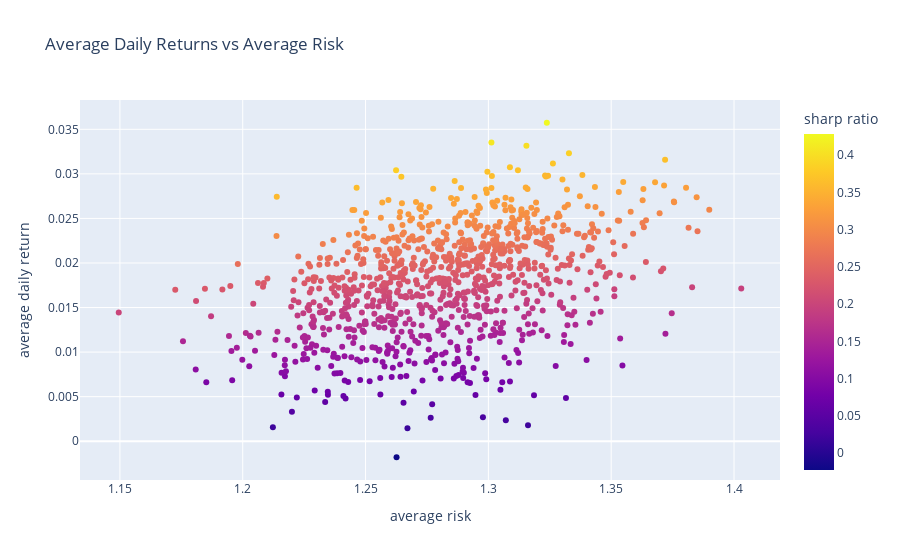

Notebook code cell kept with this figure:
### Code cell
# plot histogram of daily returns
fig = px.scatter(df_portfolio,
                 x='average risk',
                 y='average daily return',
                 color='sharp ratio',
                 title="Average Daily Returns vs Average Risk")
fig.show()

### Figure 1 — Plotly figure (JSON) as saved in the notebook; plotly's stock layout.template omitted (floating-point values rounded to 4 significant figures; data arrays with more than 128 entries replaced by an {"elided": "..."} marker saying what was removed)
{"data": [{"hovertemplate": "average risk=%{x}<br>average daily return=%{y}<br>sharp ratio=%{marker.color}<extra></extra>", "legendgroup": "", "marker": {"color": {"elided": "1000 float values"}, "coloraxis": "coloraxis", "symbol": "circle"}, "mode": "markers", "name": "", "orientation": "v", "showlegend": false, "type": "scatter", "x": {"elided": "1000 float values"}, "xaxis": "x", "y": {"elided": "1000 float values"}, "yaxis": "y"}], "layout": {"coloraxis": {"colorbar": {"title": {"text": "sharp ratio"}}, "colorscale": [[0, "#0d0887"], [0.1111, "#46039f"], [0.2222, "#7201a8"], [0.3333, "#9c179e"], [0.4444, "#bd3786"], [0.5556, "#d8576b"], [0.6667, "#ed7953"], [0.7778, "#fb9f3a"], [0.8889, "#fdca26"], [1, "#f0f921"]]}, "legend": {"tracegroupgap": 0}, "title": {"text": "Average Daily Returns vs Average Risk"}, "xaxis": {"anchor": "y", "domain": [0, 1], "title": {"text": "average risk"}}, "yaxis": {"anchor": "x", "domain": [0, 1], "title": {"text": "average daily return"}}}}
